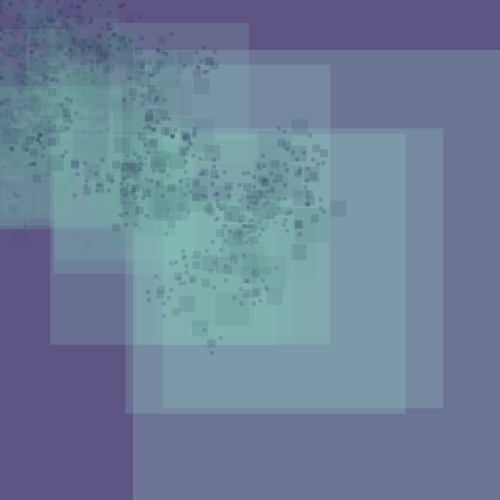
Frame 1 (no input)
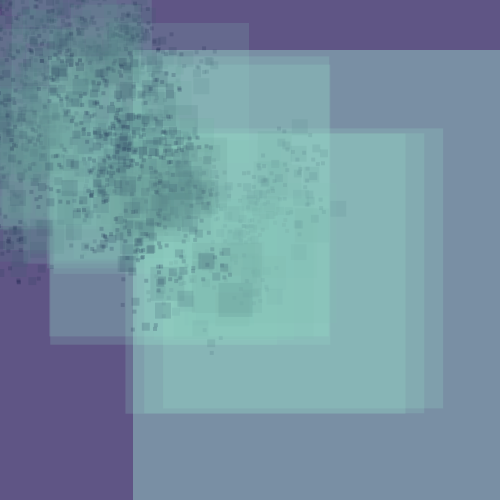
Frame 2 (the mouse pressed at the canvas centre, redrawn once)

The Processing sketch that drew these frames (run headless with seeded random() and noise(); the mouse was pressed at the canvas centre and the sketch redrawn once):

// Processing sketch: processing_163684
// ── processing_163684.pde

void setup() {
size(500, 500);
background(95,85,133);
noStroke();
smooth();
noLoop();
randomSeed(1145);
}
void draw() {
drawRect(133, 50, 280, 8);
}
void drawRect(float x, float y, int radius, int num) {
float value = 126 * num / 6.0;
fill(value, value*1.5, value+50,50);
rect(x, y, radius*2, radius*2);
if (num > 1) {
num = num - 1;
int branches = int(random(2, 4));
for (int i = 0; i < branches; i++) {
float a = random(0, TWO_PI);
float newx = x + cos(a) * 12.0 * num;
float newy = y + sin(a) * 12.0 * num;
drawRect(newx, newy, radius/2, num);
}
}
}
